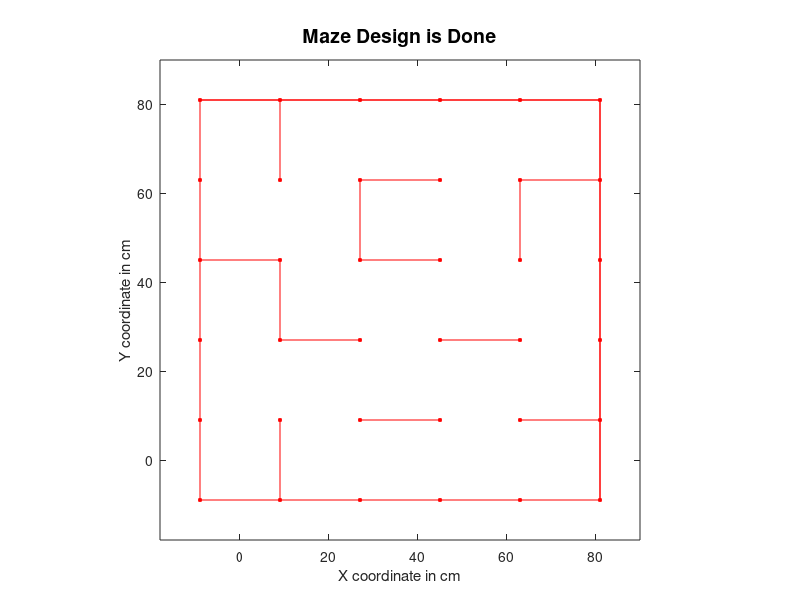

Recreate this plot in MATLAB.
clc;
clear;
wall(21)=1; wall(25)=3; wall(1)=0; wall(5)=2;
for i=22:24
   wall(i)=1;
end;
% for i=2:4
%    wall(i)=0;
% end;
for i=2:4
   wall(i*5)=2;
end;
% for i=2:15
%    wall(i*16)=2;
% end;
load maze5x5.mat

yw = -9:18:81;
h1 = figure(1);
set(h1,'color','white','Position',[50 50 750 750]);
for x = -9:18:81
    if (x==9) 
        hold;
    end;
    plot(x*ones(size(yw)),yw,'rs','MarkerFaceColor','r','MarkerSize',2);
end;
axis([-18 90 -18 90]);
axis('square');
% left border, bottom border, hight, width of axis in figure;
set(gca,'Position',[0.1 0.1 0.8 0.8]);
plot([-9 81], [-9 -9],'r'); plot([81 81], [-9 81],'r');
plot([-9 81], [81 81],'r'); plot([-9 -9], [-9 81],'r');
for i=1:25
    if (rem(wall(i),2)==1)
        plot([(rem(i-1,5))*18-9 (rem(i-1,5))*18+9],[floor((i-1)/5)*18+9 floor((i-1)/5)*18+9],'r');
    end;
    a = floor(wall(i)/2);
    if (rem(a,2)==1)
        plot([(rem(i-1,5))*18+9 (rem(i-1,5))*18+9],[floor((i-1)/5)*18-9 floor((i-1)/5)*18+9],'r');
    end;
end;
title('Press any key to stop the design','FontSize',14);
xlabel('X coordinate in cm');
ylabel('Y coordinate in cm');
% The coordinate of the lower left corner of the figure is 0.1*750, 0.1*750
% The pixels the figure occupies is 0.8*750, 0.8*750, therefore, 100 pixels
% equal 18cm. i.e. 0.18cm/pixel
x0 = 0.1*750 + (0.8*750)/6/2;
y0 = 0.1*750 + (0.8*750)/6/2;
%text(0,0,'0','HorizontalAlignment','center');
check = 0;
i = 1;
while (check==0)
    w = waitforbuttonpress;
    if (w == 0)
        pos(i,:)=(get(h1,'CurrentPoint')-[x0 y0])*0.18
        if ((18-rem(pos(i,1),18))<3)
            x = floor(pos(i,1)/18)
            y = floor(pos(i,2)/18)
            if (rem(floor(wall(x+y*5+1)/2),2)==0)
                plot([x*18+9 x*18+9],[y*18-9 y*18+9],'r');
                wall(x+y*5+1) = wall(x+y*5+1) + 2;
            else
                plot([x*18+9 x*18+9],[y*18-9 y*18+9],'w');
                plot((x*18+9)*ones(size(yw)),yw,'rs','MarkerFaceColor','r','MarkerSize',2);
                wall(x+y*5+1) = wall(x+y*5+1) - 2;
            end;
        elseif ((18-rem(pos(i,1),18))>15)  
            x = (floor(pos(i,1)/18)-1)
            y = floor(pos(i,2)/18)
            if (rem(floor(wall(x+y*5+1)/2),2)==0)
                plot([x*18+9 x*18+9],[y*18-9 y*18+9],'r');
                wall(x+y*5+1) = wall(x+y*5+1) + 2;
            else
                plot([x*18+9 x*18+9],[y*18-9 y*18+9],'w');
                plot((x*18+9)*ones(size(yw)),yw,'rs','MarkerFaceColor','r','MarkerSize',2);
                wall(x+y*5+1) = wall(x+y*5+1) - 2;
            end;
        elseif ((18-rem(pos(i,2),18))<3)
            y = floor(pos(i,2)/18)
            x = floor(pos(i,1)/18)
            if (rem(wall(x+y*5+1),2)==0)
                plot([x*18-9 x*18+9],[y*18+9 y*18+9],'r');
                wall(x+y*5+1) = wall(x+y*5+1) + 1;
            else
                plot([x*18-9 x*18+9],[y*18+9 y*18+9],'w');
                plot(yw,(y*18+9)*ones(size(yw)),'rs','MarkerFaceColor','r','MarkerSize',2);
                wall(x+y*5+1) = wall(x+y*5+1) - 1;
            end;
        elseif ((18-rem(pos(i,2),18))>15)  
            y = (floor(pos(i,2)/18)-1)
            x = floor(pos(i,1)/18)
            if (rem(wall(x+y*5+1),2)==0)
                plot([x*18-9 x*18+9],[y*18+9 y*18+9],'r');
                wall(x+y*5+1) = wall(x+y*5+1) + 1;
            else
                plot([x*18-9 x*18+9],[y*18+9 y*18+9],'w');
                plot(yw,(y*18+9)*ones(size(yw)),'rs','MarkerFaceColor','r','MarkerSize',2);
                wall(x+y*5+1) = wall(x+y*5+1) - 1;
            end;
        end;
        i = i + 1;
    else
        check = 1;
        title('Maze Design is Done','FontSize',14);
    end;
end;
hold;